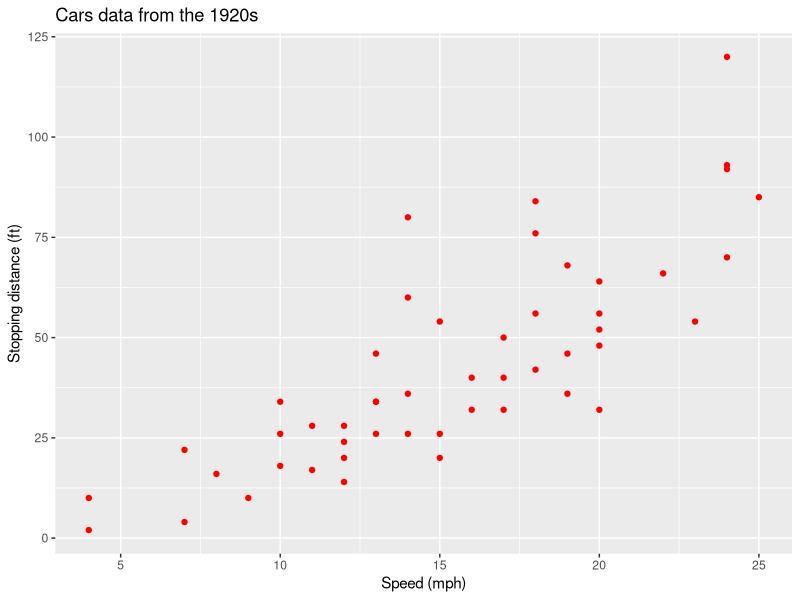
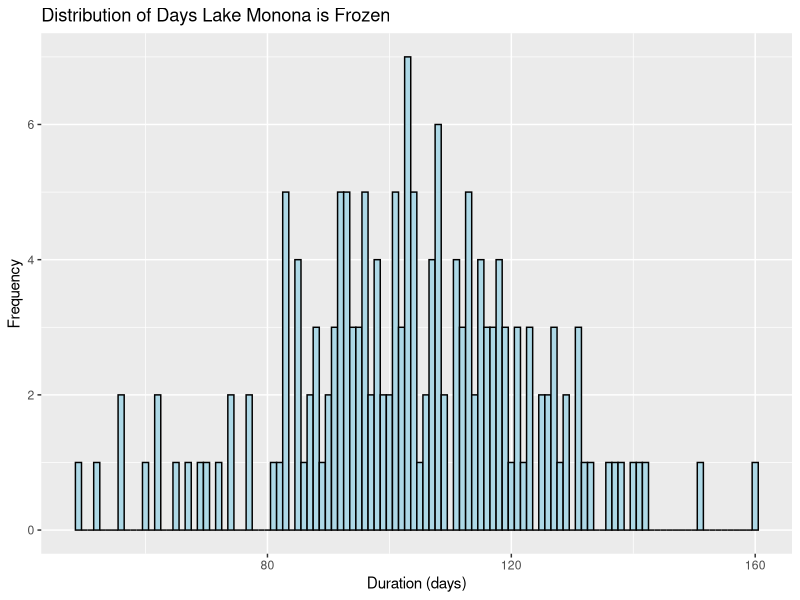
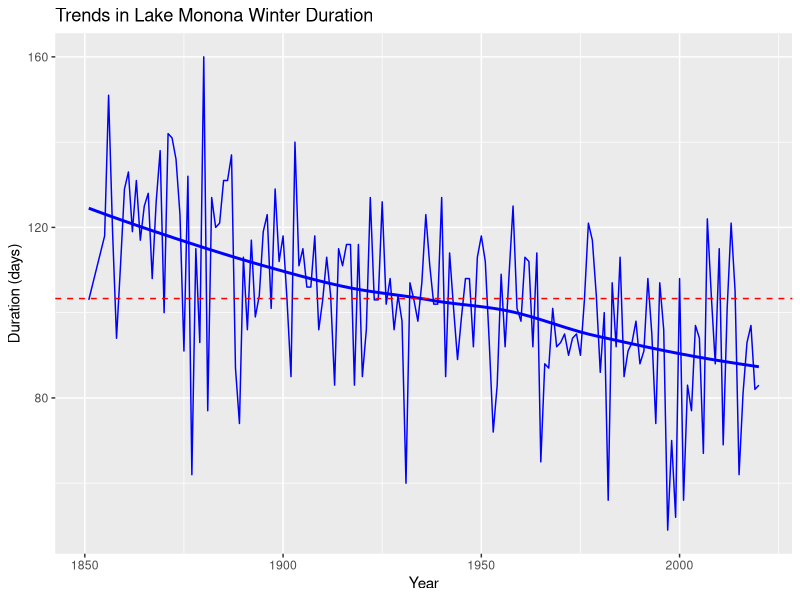

The R script that drew these images, in order:
## ---- chunk 1
knitr::opts_chunk$set(echo = TRUE, message = FALSE, warning = FALSE)
library(tidyverse)
library(lubridate)
## ---- chunk 2
## Type your code here
numbers <- 4:72
sum_of_numbers<-sum(numbers)
sum_of_numbers
## ---- chunk 3
set.seed(20220623)
v2 = runif(10)
v2
## ---- chunk 4
## Type your code here
v2_a <- v2 / sum(v2)
v2_a
## ---- chunk 5
standard_deviation <- sd(v2_a)
standard_deviation
## ---- chunk 6
mendota = read_csv("lake-mendota-winters-2021.csv")
## ---- chunk 7
## Type your code here
y<- mendota$duration
mean_duration <-mean(y)
mean_duration
## ---- chunk 8
## Type your code here
r <- y - mean_duration
mean_r <- mean(r)
sd_r <- sd(r)
sd_y <- sd(y)
mean_r
sd_r
sd_y
## ---- chunk 9
## Type your code here
z <- r / sd_r
mean_z <- mean(z)
median_z <- median(z)
sd_z <- sd(z)
mean_z
median_z
sd_z
## ---- chunk 10
str(cars)
## ---- chunk 11
## Type your code here

ggplot(cars, aes(x = speed, y = dist)) +
  geom_point(color = "red") +
  labs(title = "Cars data from the 1920s") +
  xlab("Speed (mph)") +
  ylab("Stopping distance (ft)")

## ---- chunk 12
## Read Lake Monona data
## Remove rows with missing data
monona = drop_na(read_csv("lake-monona-winters-2021.csv"))
## ---- chunk 13
# Type your code here
library(ggplot2)

monona <- drop_na(read_csv("lake-monona-winters-2021.csv"))

ggplot(monona, aes(x = duration)) +
  geom_histogram(binwidth = 1, fill = "lightblue", color = "black") +
  labs(title = "Distribution of Days Lake Monona is Frozen",
       x = "Duration (days)",
       y = "Frequency")

num_winters <- sum(monona$duration >= 80 & monona$duration <= 100)

num_winters
## ---- chunk 14
## Type your code here

ggplot(monona, aes(x = year1, y = duration)) +
  geom_line(color = "blue") +
  geom_smooth(method = "loess", se = FALSE, color = "blue") +
  geom_hline(yintercept = mean(monona$duration), color = "red", linetype = "dashed") +
  labs(title = "Trends in Lake Monona Winter Duration",
       x = "Year",
       y = "Duration (days)")
